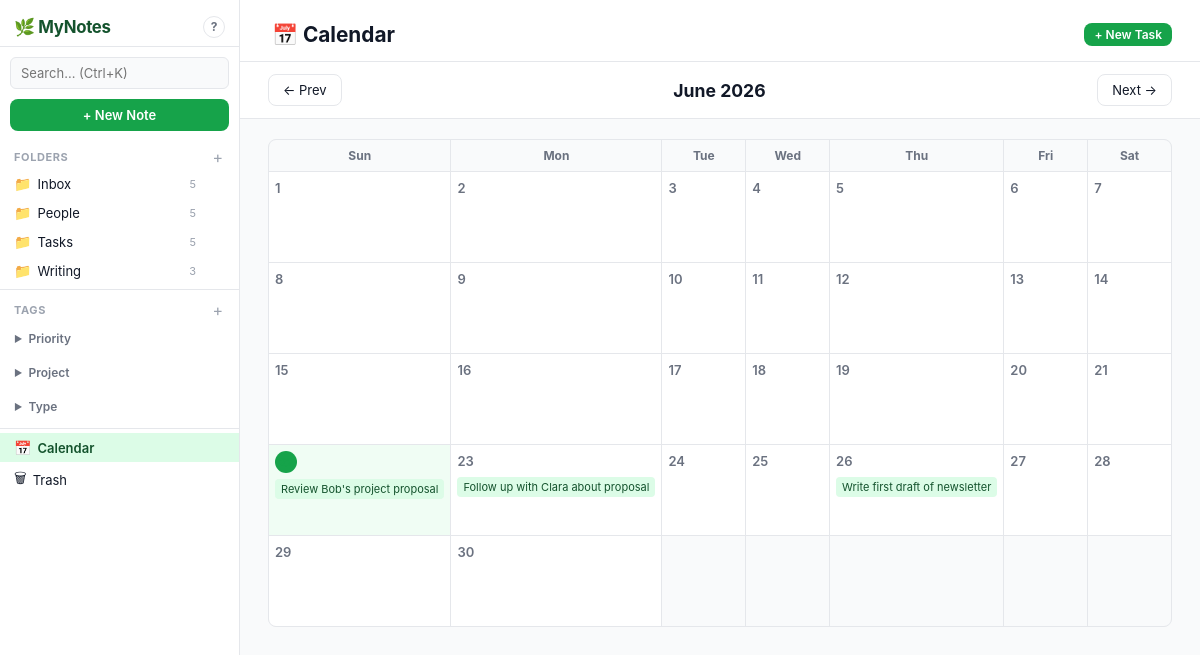
/calendar, run on the app's committed database.
### tables this page shows
CREATE TABLE folders (
            id INTEGER PRIMARY KEY AUTOINCREMENT,
            name TEXT NOT NULL,
            parent_id INTEGER REFERENCES folders(id) ON DELETE CASCADE,
            created_at TEXT NOT NULL
        , default_view_type TEXT DEFAULT 'card', default_sort_field TEXT DEFAULT 'created_at', default_sort_dir TEXT DEFAULT 'desc', default_filters_json TEXT DEFAULT '[]', default_filter_logic TEXT DEFAULT 'AND', detail_view_mode TEXT DEFAULT 'body', default_sorts_json TEXT DEFAULT '[]');

CREATE TABLE tag_groups (
            id INTEGER PRIMARY KEY AUTOINCREMENT,
            name TEXT NOT NULL
        );

CREATE TABLE notes (
            id INTEGER PRIMARY KEY AUTOINCREMENT,
            title TEXT NOT NULL DEFAULT 'Untitled',
            body TEXT DEFAULT '',
            folder_id INTEGER REFERENCES folders(id) ON DELETE SET NULL,
            status TEXT DEFAULT 'raw',
            source TEXT DEFAULT '',
            is_task INTEGER DEFAULT 0,
            due_date TEXT DEFAULT NULL,
            is_archived INTEGER DEFAULT 0,
            created_at TEXT NOT NULL,
            updated_at TEXT NOT NULL,
            deleted_at TEXT DEFAULT NULL
        );

### app.py (the view)
@app.route("/calendar")
def calendar_view():
    month = int(request.args.get('month', datetime.now().month))
    year = int(request.args.get('year', datetime.now().year))
    conn = get_db()
    tasks = conn.execute(
        "SELECT * FROM notes WHERE is_task=1 AND due_date IS NOT NULL AND deleted_at IS NULL AND is_archived=0 ORDER BY due_date"
    ).fetchall()
    conn.close()
    tasks_by_date = {}
    for t in tasks:
        d = (t['due_date'] or '')[:10]
        if d:
            tasks_by_date.setdefault(d, []).append(dict(t))
    grid = cal_module.monthcalendar(year, month)
    month_name = datetime(year, month, 1).strftime('%B %Y')
    prev_month = 12 if month == 1 else month - 1
    prev_year = year - 1 if month == 1 else year
    next_month = 1 if month == 12 else month + 1
    next_year = year + 1 if month == 12 else year
    return render_template('calendar.html',
        grid=grid, month=month, year=year, month_name=month_name,
        tasks_by_date=tasks_by_date,
        prev_month=prev_month, prev_year=prev_year,
        next_month=next_month, next_year=next_year,
        today=date.today().isoformat(), active_page='calendar',
    )

### app.py (called while the page is built)
def get_db():
    conn = sqlite3.connect(DB_PATH)
    conn.row_factory = sqlite3.Row
    conn.execute("PRAGMA foreign_keys = ON")
    return conn

def get_folder_tree_with_views(conn, saved_views_by_folder, parent_id=None):
    rows = conn.execute(
        "SELECT f.*, (SELECT COUNT(*) FROM notes n WHERE n.folder_id=f.id AND n.deleted_at IS NULL AND n.is_archived=0) as note_count "
        "FROM folders f WHERE f.parent_id IS ? ORDER BY f.name", (parent_id,)
    ).fetchall()
    result = []
    for r in rows:
        d = dict(r)
        d['children'] = get_folder_tree_with_views(conn, saved_views_by_folder, r['id'])
        d['saved_views'] = saved_views_by_folder.get(r['id'], [])
        result.append(d)
    return result

### templates/calendar.html (shortened to what this page needs)
{% extends "layout.html" %}
{% block content %}
<div class="view-header">
    <div class="view-header-left">
        <h1 class="view-title">📅 Calendar</h1>
    </div>
    <div class="view-header-right">
        <a href="/note/new?is_task=1" class="btn-primary btn-sm">+ New Task</a>
    </div>
</div>
<div class="calendar-nav">
    <a href="/calendar?month={{ prev_month }}&year={{ prev_year }}" class="btn-outline">← Prev</a>
    <h2 class="calendar-month-title">{{ month_name }}</h2>
    <a href="/calendar?month={{ next_month }}&year={{ next_year }}" class="btn-outline">Next →</a>
</div>
<div class="calendar-grid" id="calendar-grid">
    <div class="cal-day-header">Sun</div>
    <div class="cal-day-header">Mon</div>
    <div class="cal-day-header">Tue</div>
    <div class="cal-day-header">Wed</div>
    <div class="cal-day-header">Thu</div>
    <div class="cal-day-header">Fri</div>
    <div class="cal-day-header">Sat</div>
    {% for week in grid %}
    {% for day in week %}
    {% if day == 0 %}
    <div class="cal-cell cal-cell-empty"></div>
    {% else %}
    {% set date_str = '%04d-%02d-%02d' | format(year, month, day) %}
    {% set day_tasks = tasks_by_date.get(date_str, []) %}
    <div class="cal-cell {% if date_str == today %}cal-today{% endif %}"
         data-date="{{ date_str }}"
         ondragover="event.preventDefault(); this.classList.add('cal-drag-over')"
         ondragleave="this.classList.remove('cal-drag-over')"
         ondrop="dropTask(event, '{{ date_str }}')">
        <div class="cal-day-top">
            <span class="cal-day-num {% if date_str == today %}cal-today-num{% endif %}">{{ day }}</span>
        </div>
        {% for task in day_tasks %}
        <a href="/note/{{ task.id }}" class="cal-task"
           draggable="true"
           data-note-id="{{ task.id }}"
           ondragstart="dragStart(event, {{ task.id }})">{{ task.title }}</a>
        {% endfor %}
    </div>
    {% endif %}
    {% endfor %}
    {% endfor %}
</div>
{% endblock %}

### templates/layout.html (shortened to what this page needs)
<!DOCTYPE html>
<html lang="en">
<head>
    <link rel="stylesheet" href="/static/style.css">
    <link href="https://cdn.quilljs.com/1.3.6/quill.snow.css" rel="stylesheet">
</head>
<body>
<div class="app-shell">
    <aside class="sidebar" id="sidebar">
        <div class="sidebar-header">
            <div class="app-logo">🌿 MyNotes</div>
            <button class="shortcuts-btn" onclick="openModal('modal-shortcuts')" title="Keyboard shortcuts">?</button>
        </div>
        <div class="sidebar-search">
            <form action="/search" method="get">
                <input type="text" name="q" placeholder="Search… (Ctrl+K)" class="sidebar-search-input" id="global-search">
            </form>
        </div>
        <a href="/note/new" class="btn-new-note">+ New Note</a>
        <nav class="sidebar-nav">
            <div class="nav-section">
                <div class="nav-section-header">
                    <span>Folders</span>
                    <button class="nav-add-btn" onclick="openModal('modal-add-folder')" title="New folder">+</button>
                </div>
                {% for folder in sidebar_folders recursive %}
                <div class="nav-folder-wrap">
                    <div class="nav-item-row">
                        <a href="/folder/{{ folder.id }}"
                           class="nav-item {% if active_folder_id is defined and active_folder_id == folder.id %}active{% endif %}"
                           style="padding-left: {{ 14 + loop.depth0 * 14 }}px">
                            <span class="nav-icon">{% if folder.children %}📂{% else %}📁{% endif %}</span>
                            <span class="nav-label">{{ folder.name }}</span>
                            <span class="nav-count">{{ folder.note_count }}</span>
                        </a>
                        <div class="nav-more-wrap">
                        </div>
                    </div>
                </div>
                {% endfor %}
            </div>
            <div class="nav-section">
                <div class="nav-section-header">
                    <span>Tags</span>
                    <button class="nav-add-btn" onclick="openModal('modal-add-tag-group')" title="New tag group">+</button>
                </div>
                {% for group in sidebar_tag_groups %}
                <div class="tag-group-wrap">
                    <div class="tag-group-header" onclick="toggleEl('tg-{{ group.id }}')">
                        <span class="tag-group-arrow">▶</span>
                        <span>{{ group.name }}</span>
                        <div class="nav-more-wrap" onclick="event.stopPropagation()">
                        </div>
                    </div>
                </div>
                {% endfor %}
            </div>
            <div class="nav-section nav-section-bottom">
                <a href="/calendar" class="nav-item {% if active_page is defined and active_page == 'calendar' %}active{% endif %}">
                    <span class="nav-icon">📅</span><span class="nav-label">Calendar</span>
                </a>
                <a href="/trash" class="nav-item {% if active_page is defined and active_page == 'trash' %}active{% endif %}">
                    <span class="nav-icon">🗑</span><span class="nav-label">Trash</span>
                </a>
            </div>
        </nav>
    </aside>
    <main class="main-content">
        {% block content %}{% endblock %}
    </main>
</div>
</body>
</html>

### data on the page
folders: name "Inbox", note_count "5"
folders: name "People", note_count "5"
folders: name "Tasks", note_count "5"
folders: name "Writing", note_count "3"
tag_groups: name "Priority"
tag_groups: name "Project"
tag_groups: name "Type"
notes: title "Review Bob's project proposal"
notes: title "Follow up with Clara about proposal"
notes: title "Write first draft of newsletter"

### other printed values
{{ month_name }} "June 2026"
{{ day }} "1" "2" "3" "4" "5" "6" "7" "8" "9" "10" "11" "12" "13" "14" "15" "16" "17" "18" "19" "20" "21" "23" "24" "25" "26" "27" "28" "29" "30"
